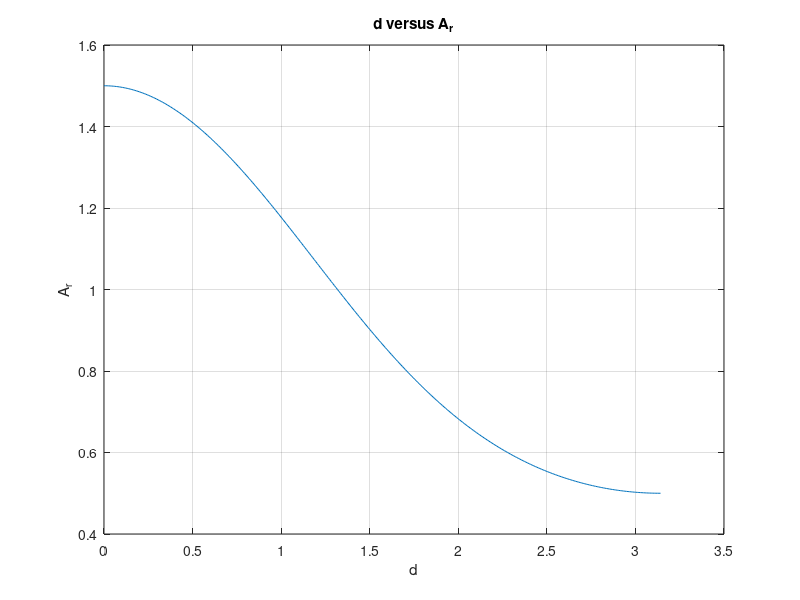

Recreate this plot in MATLAB.
L1 = 1; % L1 is initialized to a length of 1m
L2 = 0.5; % L2 is initialized to a length of 1m
A_d = 0:0.5:180;
A_r = A_d * pi/180;
B = asin(L2*sin(A_r)/L1);
d = L1*cos(B)+ L2*cos(A_r);
plot(A_r,d) % plots the data of d versus A_r
xlabel('d') % labels the d axis
ylabel('A_r') % labels the A_r
title('d versus A_r')
grid